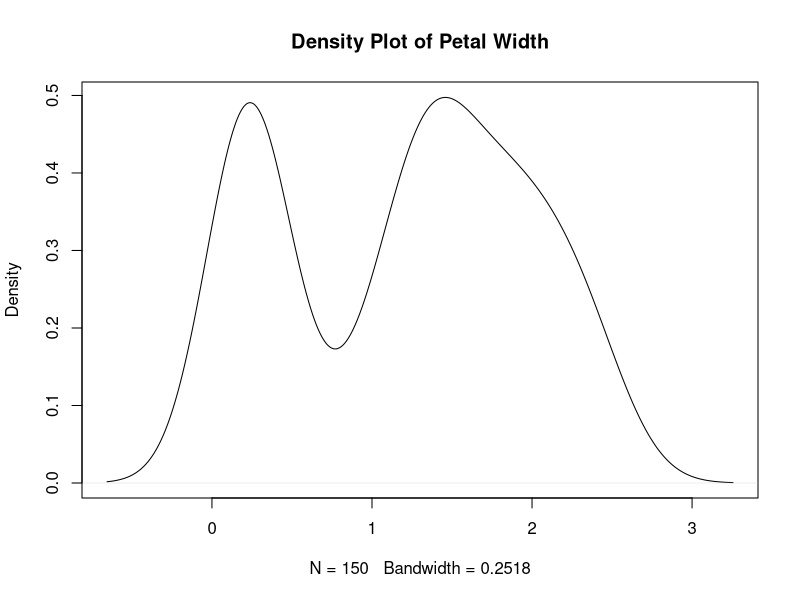

Write the R code that produced this figure.
## ---- chunk 1
# Get a vector of values from iris dataset
y <- density(iris$Petal.Width)
## ---- chunk 2
# Define the class of y object
class(y)
# show the type of class y
typeof(y)
# show the structure of class y
structure(y)

## ---- chunk 3
#| echo: false
plot(y, main="Density Plot of Petal Width")

#hist(iris$Petal.Width)
## ---- chunk 4
#| echo: false
2 * 2
